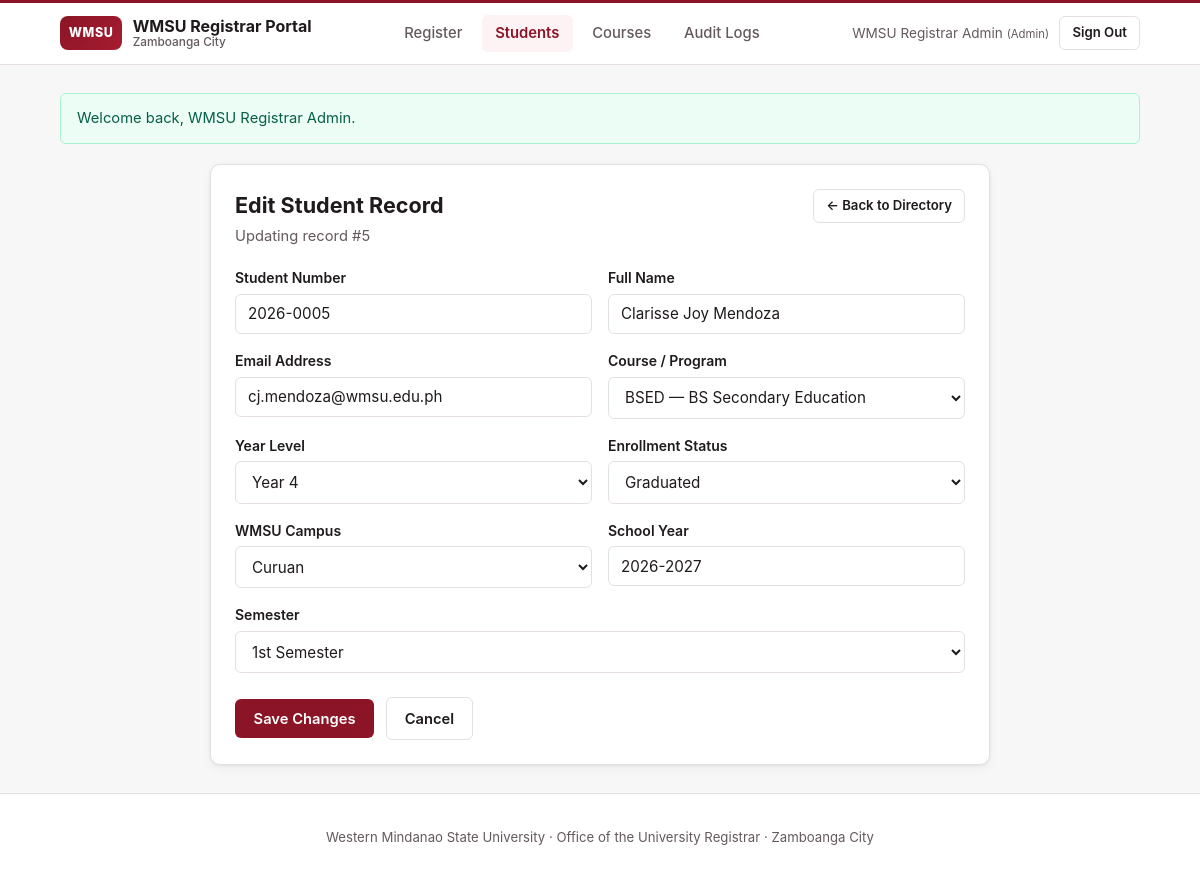
Page /edit_student.php?id=5 (signed in) on the committed database.
### tables this page shows
CREATE TABLE IF NOT EXISTS students (
    id INT AUTO_INCREMENT PRIMARY KEY,
    student_no VARCHAR(30) NULL UNIQUE,
    full_name VARCHAR(100) NOT NULL,
    email VARCHAR(100) NOT NULL UNIQUE,
    course VARCHAR(100) NOT NULL,
    course_id INT NULL,
    year_level TINYINT UNSIGNED NOT NULL DEFAULT 1,
    status ENUM('Active', 'Pending', 'Inactive', 'Graduated') NOT NULL DEFAULT 'Active',
    campus ENUM('Main - Baliwasan', 'San Ramon', 'Curuan') NOT NULL DEFAULT 'Main - Baliwasan',
    school_year VARCHAR(20) NOT NULL DEFAULT '2026-2027',
    semester ENUM('1st Semester', '2nd Semester', 'Summer') NOT NULL DEFAULT '1st Semester',
    registration_date TIMESTAMP DEFAULT CURRENT_TIMESTAMP,
    updated_at TIMESTAMP DEFAULT CURRENT_TIMESTAMP ON UPDATE CURRENT_TIMESTAMP,
    INDEX idx_students_course_id (course_id),
    INDEX idx_students_status_campus (status, campus),
    CONSTRAINT fk_students_course
        FOREIGN KEY (course_id) REFERENCES courses(id)
        ON DELETE SET NULL
        ON UPDATE CASCADE
);

CREATE TABLE IF NOT EXISTS courses (
    id INT AUTO_INCREMENT PRIMARY KEY,
    code VARCHAR(20) NOT NULL UNIQUE,
    name VARCHAR(120) NOT NULL UNIQUE,
    department VARCHAR(100) NOT NULL DEFAULT 'College of Computing Studies',
    created_at TIMESTAMP DEFAULT CURRENT_TIMESTAMP
);

### includes/auth.php (called while the page is built, shortened)
<?php
function e(mixed $value): string
{
    return htmlspecialchars((string)$value, ENT_QUOTES, 'UTF-8');
}
function fetch_courses(PDO $pdo): array
{
    $stmt = $pdo->query('SELECT id, code, name, department FROM courses ORDER BY name ASC');
    return $stmt->fetchAll();
}
function allowed_statuses(): array
{
    return ['Active', 'Pending', 'Inactive', 'Graduated'];
}
function allowed_campuses(): array
{
    return ['Main - Baliwasan', 'San Ramon', 'Curuan'];
}
function allowed_semesters(): array
{
    return ['1st Semester', '2nd Semester', 'Summer'];
}

### edit_student.php (the view, shortened to what this page needs)
<?php
require_once __DIR__ . '/db_config.php';
require_once __DIR__ . '/includes/layout.php';
$id = filter_input(INPUT_GET, 'id', FILTER_VALIDATE_INT);
$stmt = $pdo->prepare('SELECT * FROM students WHERE id = :id LIMIT 1');
$stmt->execute(['id' => $id]);
$student = $stmt->fetch();
$courses = fetch_courses($pdo);
$statuses = allowed_statuses();
$campuses = allowed_campuses();
$semesters = allowed_semesters();
$formData = [
    'student_no'  => $student['student_no'] ?? '',
    'full_name'   => $student['full_name'] ?? '',
    'email'       => $student['email'] ?? '',
    'course_id'   => (string)($student['course_id'] ?? ''),
    'year_level'  => (string)($student['year_level'] ?? '1'),
    'status'      => $student['status'] ?? 'Active',
    'campus'      => $student['campus'] ?? 'Main - Baliwasan',
    'school_year' => $student['school_year'] ?? '2026-2027',
    'semester'    => $student['semester'] ?? '1st Semester',
];
?>
<section class="card card-medium">
    <div class="card-header">
        <div>
            <h1>Edit Student Record</h1>
            <p class="subtitle">Updating record #<?= (int)$id ?></p>
        </div>
        <a href="view_students.php" class="btn btn-secondary btn-sm">&larr; Back to Directory</a>
    </div>
    <form method="POST" action="edit_student.php" class="form-grid" novalidate>
        <div class="form-group">
            <label for="student_no">Student Number</label>
            <input
                type="text"
                id="student_no"
                name="student_no"
                value="<?= e($formData['student_no']) ?>"
                required
            >
        </div>
        <div class="form-group">
            <label for="full_name">Full Name</label>
            <input
                type="text"
                id="full_name"
                name="full_name"
                value="<?= e($formData['full_name']) ?>"
                required
            >
        </div>
        <div class="form-group">
            <label for="email">Email Address</label>
            <input
                type="email"
                id="email"
                name="email"
                value="<?= e($formData['email']) ?>"
                required
            >
        </div>
        <div class="form-group">
            <label for="course_id">Course / Program</label>
            <select id="course_id" name="course_id" required>
                <?php foreach ($courses as $course): ?>
                    <option
                        value="<?= (int)$course['id'] ?>"
                        <?= (string)$course['id'] === $formData['course_id'] ? 'selected' : '' ?>
                    >
                        <?= e($course['code'] . ' — ' . $course['name']) ?>
                    </option>
                <?php endforeach; ?>
            </select>
        </div>
        <div class="form-group">
            <label for="year_level">Year Level</label>
            <select id="year_level" name="year_level" required>
                <?php for ($y = 1; $y <= 5; $y++): ?>
                    <option value="<?= $y ?>" <?= (string)$y === $formData['year_level'] ? 'selected' : '' ?>>
                        Year <?= $y ?>
                    </option>
                <?php endfor; ?>
            </select>
        </div>
        <div class="form-group">
            <label for="status">Enrollment Status</label>
            <select id="status" name="status" required>
                <?php foreach ($statuses as $st): ?>
                    <option value="<?= e($st) ?>" <?= $st === $formData['status'] ? 'selected' : '' ?>>
                        <?= e($st) ?>
                    </option>
                <?php endforeach; ?>
            </select>
        </div>
        <div class="form-group">
            <label for="campus">WMSU Campus</label>
            <select id="campus" name="campus" required>
                <?php foreach ($campuses as $campusOption): ?>
                    <option value="<?= e($campusOption) ?>" <?= $campusOption === $formData['campus'] ? 'selected' : '' ?>>
                        <?= e($campusOption) ?>
                    </option>
                <?php endforeach; ?>
            </select>
        </div>
        <div class="form-group">
            <label for="school_year">School Year</label>
            <input
                type="text"
                id="school_year"
                name="school_year"
                placeholder="e.g. 2026-2027"
                value="<?= e($formData['school_year']) ?>"
                required
            >
        </div>
        <div class="form-group form-full">
            <label for="semester">Semester</label>
            <select id="semester" name="semester" required>
                <?php foreach ($semesters as $sem): ?>
                    <option value="<?= e($sem) ?>" <?= $sem === $formData['semester'] ? 'selected' : '' ?>>
                        <?= e($sem) ?>
                    </option>
                <?php endforeach; ?>
            </select>
        </div>
        <div class="form-actions form-full">
            <button type="submit" class="btn btn-primary">Save Changes</button>
            <a href="view_students.php" class="btn btn-secondary">Cancel</a>
        </div>
    </form>
</section>

### style.css (style rules this page uses)
:root { --bg: #f8f7f7; --surface: #ffffff; --surface-muted: #faf8f8; --text: #1f1a1c; --text-muted: #64595c; --border: #e6dfe1; --primary: #8b1526; --primary-hover: #6e101e; --primary-accent: #a61c30; --primary-soft: #fdf2f4; --success-bg: #ecfdf5; --success-text: #065f46; --success-border: #a7f3d0; --warning-bg: #fffbeb; --warning-text: #92400e; --warning-border: #fde68a; --danger: #b91c1c; --danger-hover: #991b1b; --danger-bg: #fef2f2; --danger-text: #991b1b; --danger-border: #fecaca; --edit: #0f766e; --edit-hover: #115e59; --radius: 10px; --radius-sm: 6px; --shadow: 0 1px 3px rgba(31, 26, 28, 0.07), 0 4px 12px rgba(31, 26, 28, 0.04); --font-sans: -apple-system, BlinkMacSystemFont, "Segoe UI", Roboto, "Helvetica Neue", Arial, sans-serif; }
*, *::before, *::after { box-sizing: border-box; }
body { margin: 0; font-family: var(--font-sans); background-color: var(--bg); color: var(--text); line-height: 1.5; min-height: 100vh; display: flex; flex-direction: column; }
.card { background: var(--surface); border: 1px solid var(--border); border-radius: var(--radius); padding: 1.5rem; box-shadow: var(--shadow); }
.card-medium { max-width: 780px; margin: 0 auto; }
.card-header { display: flex; align-items: flex-start; justify-content: space-between; gap: 1rem; flex-wrap: wrap; margin-bottom: 1.25rem; }
.card-header h1, .card-header h2 { margin: 0; font-size: 1.35rem; color: var(--text); }
.subtitle { margin: 0.25rem 0 0; color: var(--text-muted); font-size: 0.92rem; }
.form-grid { display: grid; grid-template-columns: repeat(2, minmax(0, 1fr)); gap: 1rem; }
.form-full { grid-column: 1 / -1; }
.form-group { margin-bottom: 1rem; }
.form-grid .form-group { margin-bottom: 0; }
label { display: block; margin-bottom: 0.35rem; font-size: 0.875rem; font-weight: 600; color: var(--text); }
input[type="text"], input[type="email"], input[type="password"], input[type="search"], select { width: 100%; padding: 0.6rem 0.75rem; border: 1px solid var(--border); border-radius: var(--radius-sm); font-size: 0.95rem; font-family: inherit; color: var(--text); background: var(--surface); transition: border-color 0.15s, box-shadow 0.15s; }
.form-actions { display: flex; align-items: center; gap: 0.75rem; margin-top: 0.5rem; }
.btn { display: inline-flex; align-items: center; justify-content: center; gap: 0.35rem; padding: 0.6rem 1.1rem; border-radius: var(--radius-sm); border: 1px solid transparent; font-family: inherit; font-size: 0.92rem; font-weight: 600; text-decoration: none; cursor: pointer; transition: background-color 0.15s, border-color 0.15s, color 0.15s; }
.btn-sm { padding: 0.38rem 0.75rem; font-size: 0.825rem; }
.btn-primary { background: var(--primary); color: #ffffff; }
.btn-secondary { background: var(--surface); color: var(--text); border-color: var(--border); }

### rows in the picture
students: student_no "2026-0005", full_name "Clarisse Joy Mendoza", email "cj.mendoza@wmsu.edu.ph", course_id "BSED — BS Secondary Education", year_level "Year 4", school_year "2026-2027"

### other values in the picture
$user['full_name'] "WMSU Registrar Admin"
$user['role'] "Admin"
$flash['message'] "Welcome back, WMSU Registrar Admin."
$id "5"
form field status "Graduated"
form field campus "Curuan"
form field semester "1st Semester"
